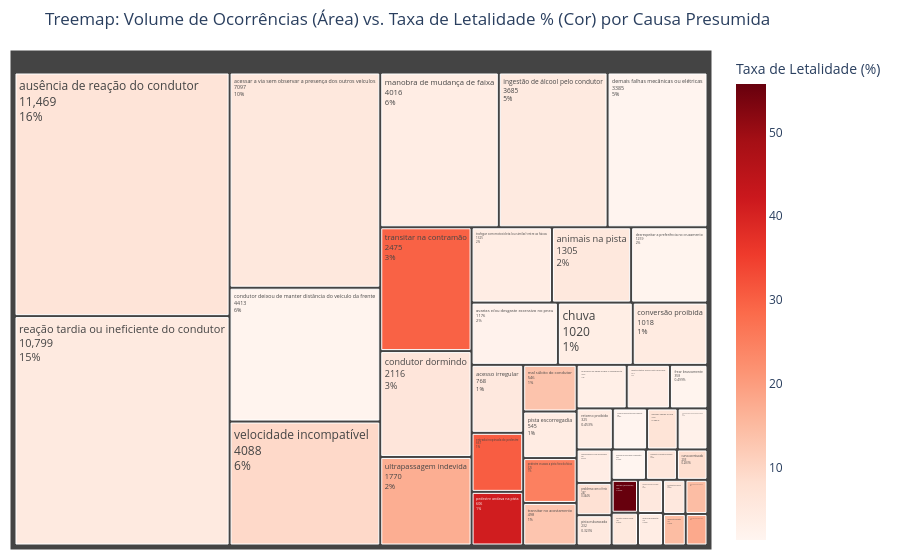

Notebook source saved alongside this figure:
### Code cell
# Visualização: Treemap Interativo com Plotly Express

fig = px.treemap(
    causas_filtradas,
    path=['causa_acidente'],
    values='ocorrencias',
    custom_data='obitos_totais',
    color='taxa_letalidade',
    color_continuous_scale='Reds',
    title='Treemap: Volume de Ocorrências (Área) vs. Taxa de Letalidade % (Cor) por Causa Presumida',
    labels={
        'ocorrencias': 'Total de Sinistros',
        'taxa_letalidade': 'Taxa de Letalidade (%)',
        'causa_acidente': 'Causa Presumida',
        'obitos_totais': 'Obitos totais'
    }
)

fig.update_traces(
    textinfo="label+value+percent parent",
    hovertemplate=
                    "<b>%{label}</b>"
                    "<br>Ocorrências: %{value}"
                    "<br>Óbitos Totais: %{customdata[0]}"
                    "<br>Taxa de Letalidade: %{color:.2f}%"
)

fig.update_layout(margin=dict(t=50, l=10, r=10, b=10))
fig.show()

### Figure 1 — Plotly figure (JSON) as saved in the notebook; plotly's stock layout.template omitted (floating-point values rounded to 4 significant figures)
{"data": [{"branchvalues": "total", "customdata": [["421", 5.552], ["43", 5.469], ["9", 5.389], ["7", 1.623], ["23", 3.354], ["5", 1.316], ["14", 5.825], ["78", 5.517], ["855", 6.792], ["7", 3.933], ["31", 2.211], ["10", 3.906], ["46", 3.725], ["89", 1.768], ["8", 2.612], ["171", 6.38], ["12", 5.291], ["55", 4.715], ["19", 8.374], ["24", 14.55], ["59", 1.536], ["23", 6.909], ["27", 1.747], ["209", 30.43], ["11", 5.495], ["7", 1.676], ["24", 14.65], ["223", 4.885], ["87", 13.37], ["188", 4.009], ["17", 3.883], ["28", 18], ["252", 41.25], ["133", 24.76], ["17", 5.172], ["37", 4.22], ["21", 7.692], ["597", 4.889], ["17", 4.308], ["111", 55.79], ["56", 4], ["961", 29.74], ["71", 13.05], ["404", 17.06], ["470", 9.418]], "domain": {"x": [0, 1], "y": [0, 1]}, "hovertemplate": "<b>%{label}</b><br>Ocorrências: %{value}<br>Óbitos Totais: %{customdata[0]}<br>Taxa de Letalidade: %{color:.2f}%", "ids": ["acessar a via sem observar a presença dos outros veículos", "acesso irregular", "acostamento em desnível", "acumulo de areia ou detritos sobre o pavimento", "acumulo de água sobre o pavimento", "acumulo de óleo sobre o pavimento", "afundamento ou ondulação no pavimento", "animais na pista", "ausência de reação do condutor", "ausência de sinalização", "avarias e/ou desgaste excessivo no pneu", "carga excessiva e/ou mal acondicionada", "chuva", "condutor deixou de manter distância do veículo da frente", "condutor desrespeitou a iluminação vermelha do semáforo", "condutor dormindo", "condutor usando celular", "conversão proibida", "curva acentuada", "deficiência do sistema de iluminação/sinalização", "demais falhas mecânicas ou elétricas", "demais falhas na via", "desrespeitar a preferência no cruzamento", "entrada inopinada do pedestre", "estacionar ou parar em local proibido", "frear bruscamente", "iluminação deficiente", "ingestão de álcool pelo condutor", "mal súbito do condutor", "manobra de mudança de faixa", "objeto estático sobre o leito carroçável", "pedestre - ingestão de álcool/ substâncias psicoativas", "pedestre andava na pista", "pedestre cruzava a pista fora da faixa", "pista esburacada", "pista escorregadia", "problema com o freio", "reação tardia ou ineficiente do condutor", "retorno proibido", "suicídio (presumido)", "trafegar com motocicleta (ou similar) entre as faixas", "transitar na contramão", "transitar no acostamento", "ultrapassagem indevida", "velocidade incompatível"], "labels": ["acessar a via sem observar a presença dos outros veículos", "acesso irregular", "acostamento em desnível", "acumulo de areia ou detritos sobre o pavimento", "acumulo de água sobre o pavimento", "acumulo de óleo sobre o pavimento", "afundamento ou ondulação no pavimento", "animais na pista", "ausência de reação do condutor", "ausência de sinalização", "avarias e/ou desgaste excessivo no pneu", "carga excessiva e/ou mal acondicionada", "chuva", "condutor deixou de manter distância do veículo da frente", "condutor desrespeitou a iluminação vermelha do semáforo", "condutor dormindo", "condutor usando celular", "conversão proibida", "curva acentuada", "deficiência do sistema de iluminação/sinalização", "demais falhas mecânicas ou elétricas", "demais falhas na via", "desrespeitar a preferência no cruzamento", "entrada inopinada do pedestre", "estacionar ou parar em local proibido", "frear bruscamente", "iluminação deficiente", "ingestão de álcool pelo condutor", "mal súbito do condutor", "manobra de mudança de faixa", "objeto estático sobre o leito carroçável", "pedestre - ingestão de álcool/ substâncias psicoativas", "pedestre andava na pista", "pedestre cruzava a pista fora da faixa", "pista esburacada", "pista escorregadia", "problema com o freio", "reação tardia ou ineficiente do condutor", "retorno proibido", "suicídio (presumido)", "trafegar com motocicleta (ou similar) entre as faixas", "transitar na contramão", "transitar no acostamento", "ultrapassagem indevida", "velocidade incompatível"], "marker": {"coloraxis": "coloraxis", "colors": [5.552, 5.469, 5.389, 1.623, 3.354, 1.316, 5.825, 5.517, 6.792, 3.933, 2.211, 3.906, 3.725, 1.768, 2.612, 6.38, 5.291, 4.715, 8.374, 14.55, 1.536, 6.909, 1.747, 30.43, 5.495, 1.676, 14.65, 4.885, 13.37, 4.009, 3.883, 18.0, 41.25, 24.76, 5.172, 4.22, 7.692, 4.889, 4.308, 55.79, 4.0, 29.74, 13.05, 17.06, 9.418]}, "name": "", "parents": ["", "", "", "", "", "", "", "", "", "", "", "", "", "", "", "", "", "", "", "", "", "", "", "", "", "", "", "", "", "", "", "", "", "", "", "", "", "", "", "", "", "", "", "", ""], "textinfo": "label+value+percent parent", "type": "treemap", "values": [7097.0, 768.0, 167.0, 308.0, 477.0, 228.0, 206.0, 1305.0, 11470.0, 178.0, 1176.0, 256.0, 1020.0, 4413.0, 268.0, 2116.0, 189.0, 1018.0, 203.0, 165.0, 3385.0, 275.0, 1259.0, 667.0, 182.0, 358.0, 157.0, 3685.0, 546.0, 4016.0, 412.0, 150.0, 606.0, 525.0, 232.0, 545.0, 247.0, 10800.0, 325.0, 190.0, 1325.0, 2475.0, 498.0, 1770.0, 4088.0]}], "layout": {"coloraxis": {"autocolorscale": false, "colorbar": {"title": {"text": "Taxa de Letalidade (%)"}}, "colorscale": [[0, "rgb(255,245,240)"], [0.125, "rgb(254,224,210)"], [0.25, "rgb(252,187,161)"], [0.375, "rgb(252,146,114)"], [0.5, "rgb(251,106,74)"], [0.625, "rgb(239,59,44)"], [0.75, "rgb(203,24,29)"], [0.875, "rgb(165,15,21)"], [1, "rgb(103,0,13)"]]}, "legend": {"tracegroupgap": 0}, "margin": {"b": 10, "l": 10, "r": 10, "t": 50}, "title": {"text": "Treemap: Volume de Ocorrências (Área) vs. Taxa de Letalidade % (Cor) por Causa Presumida"}}}
